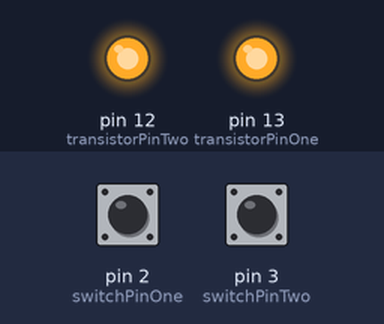
Recording of a sketch running on a simulated Arduino Uno, built with avr-gcc and run on an emulated ATmega328P. Parts: output pins drawn as LEDs (lit = HIGH). The test bench sets the inputs (shaded band); at power-on: pin 2 (switchPinOne) HIGH, pin 3 (switchPinTwo) HIGH.

Above: at 1.2 s.
1.3 s: pin 2 (switchPinOne) pulled LOW for 0.15 s
At 1.37 s:
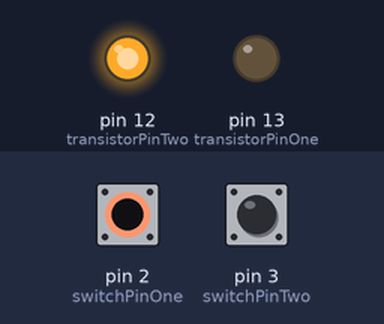
2.9 s: pin 3 (switchPinTwo) pulled LOW for 0.15 s
At 2.97 s:
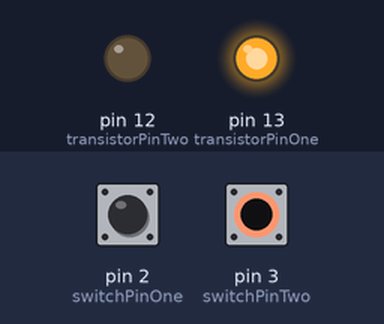
4.5 s: pin 3 (switchPinTwo) pulled LOW for 3.2 s
At 8.1 s:
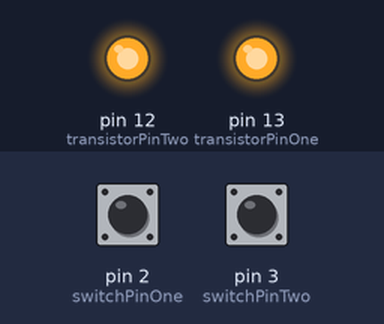
9.2 s: pin 2 (switchPinOne) pulled LOW for 3.2 s
At 10.4 s:
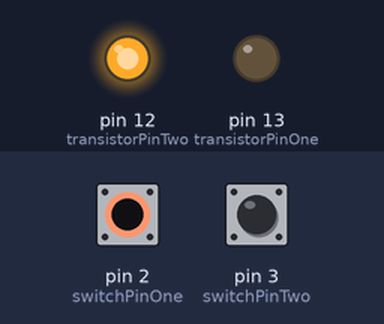
13.9 s: pin 2 (switchPinOne) driven LOW and pin 3 (switchPinTwo) driven LOW
At 15.2 s:
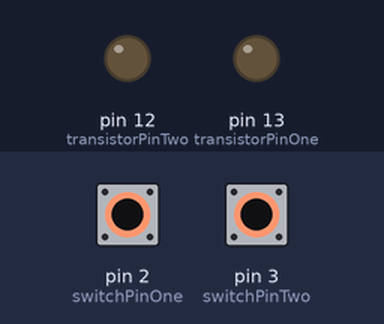
Timing chart, 0 to 16.4 s (numbered marks = the images above; inputs shaded):
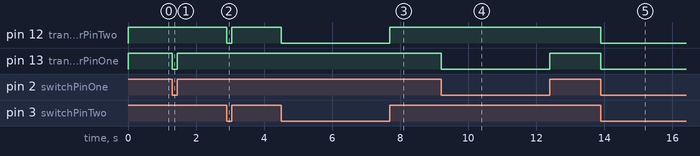

The sketch:

and_gate.ino
```cpp
/*
  AND Gate

  Turns on the LED when both of the switches writing data into the program are on.

  The circuit:
  - 2 swtiches connected to D2, and D3
  - 2 output pins D12, D13 connected to a 10k Ohm resistor which connects to the base leg of the transistor.

  created 2022
  by Jack Watson
*/

// The two input pins going into the arduino.
const int switchPinOne = 2;
const int switchPinTwo = 3;

// The two output pins going out of the arduino.
const int transistorPinOne = 13;
const int transistorPinTwo = 12;


void setup() {
  // Init the pins switch pins as INPUT.
  pinMode(switchPinOne, INPUT);
  pinMode(switchPinTwo, INPUT);

  // Init the transistor pins as OUTPUT
  pinMode(transistorPinOne, OUTPUT);
  pinMode(transistorPinTwo, OUTPUT);
}

void loop() {

  /**
   * Pipe the input pins directly into the output pins.\
   * This ofloads the logical functionality to that of the circuit. If we were to program
   * this functionality on the arduino itself you would see an if statement here.
   */
  digitalWrite(transistorPinOne, digitalRead(switchPinOne));
  digitalWrite(transistorPinTwo, digitalRead(switchPinTwo));
}
```

Measured:
- after the input at 1.3 s, pin 13 (transistorPinOne): HIGH → LOW at once, → HIGH 0.15 s later
- after the input at 2.9 s, pin 12 (transistorPinTwo): HIGH → LOW at once, → HIGH 0.15 s later
- after the input at 4.5 s, pin 12 (transistorPinTwo): HIGH → LOW at once, → HIGH 3.2 s later
- after the input at 9.2 s, pin 13 (transistorPinOne): HIGH → LOW at once, → HIGH 3.2 s later
- after the input at 13.9 s, pin 12 (transistorPinTwo), pin 13 (transistorPinOne): HIGH → LOW at once
